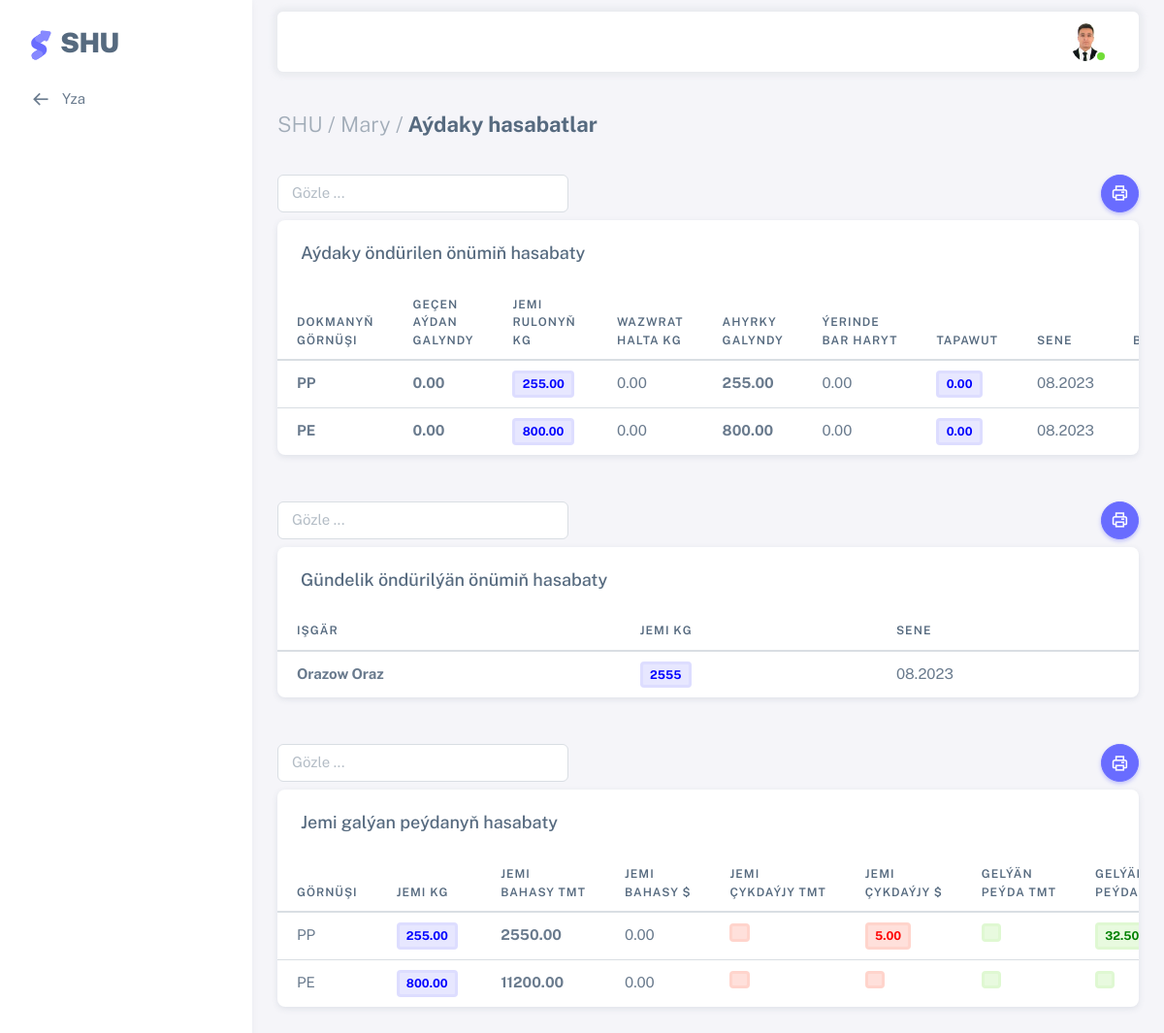
Screenshot of /dokma_seh_hasabat/3/ (signed in) with the database file from the repository.
### users/models.py (models this page shows, shortened)
class AllUsers(AbstractUser):
    username = models.CharField(max_length=100, unique=True)
    office = models.ForeignKey(Office, on_delete=models.CASCADE, null=True)
    sehs = models.ForeignKey(Sehler, related_name='user_sehs', on_delete=models.CASCADE, null=True, blank=True)
    bolum = models.ForeignKey(Bolum, on_delete=models.CASCADE,null=True)
    wez = models.ForeignKey(Wez, on_delete=models.CASCADE, null=True)
    first_name = models.CharField(max_length=100)
    last_name = models.CharField(max_length=100)
    middle_name = models.CharField(max_length=100, null=True, blank=True)
    birth_date = models.DateField("Doglan senesi", default=timezone.now)
    tel = models.CharField("Telefon belgisi", max_length=12, null=True, blank=True)
    email = models.EmailField(unique=True)
    address = models.TextField(null=True, blank=True)
    user_code = models.CharField(max_length=12, unique=True, default=random_string, null=True, blank=True)
    image = models.ImageField(default='default.png', upload_to='profile_pics')

class Office(models.Model):
    name = models.CharField("Edara-kärhananyň ady", max_length=1000, null=True, blank=True)
    tel = models.CharField("Telefon belgisi", null=True, blank=True, max_length=12)
    reg_num = models.CharField("reg nomer", max_length=100, null=True, blank=True,)
    ind_num = models.CharField("indeks nomer", max_length=100, null=True, blank=True,)
    kpp_num = models.CharField(max_length=100, null=True, blank=True)
    address = models.TextField("Salgysy", null=True, blank=True)
    description = models.TextField("Gysga beyany", null=True, blank=True)
    slug = models.SlugField(max_length=300, unique=True, db_index=True, verbose_name="URL")
    def __str__(self):
        return self.name
    class Meta:
        verbose_name = 'Edara-kärhana'
        verbose_name_plural = 'Edara-kärhanalar'

class Other_users(models.Model):
    faa = models.CharField("F.A.A", max_length=100, blank=True,null=True)
    office = models.ForeignKey(Office, on_delete=models.CASCADE, blank=True,null=True)
    seh = models.ForeignKey(Sehler, on_delete=models.CASCADE, blank=True,null=True)
    wez = models.ForeignKey(Wez_other, on_delete=models.CASCADE, blank=True,null=True)
    birth_date = models.DateField("Doglan senesi", default=timezone.now)
    address = models.TextField("Öý salgysy",null=True, blank=True)
    user_code = models.CharField(max_length=12, unique=True, default=random_string, null=True, blank=True)
    sene = models.DateField("Senesi", default=timezone.now, null=True, blank=True)
    class Meta:
        verbose_name = 'Başga işgär'
        verbose_name_plural = 'Başga işgärler'

### shu/models.py (models this page shows, shortened)
class AydakyDokma_hasabat(models.Model):
    zakaz_user = models.ForeignKey(Other_users, on_delete=models.CASCADE, null=True, blank=True)
    zakaz_code = models.CharField("Zakaz belgisi",max_length=1000, blank=True, null=True)
    sehs = models.ForeignKey(Sehler, on_delete=models.CASCADE, null=True, blank=True)
    d_gornusi = models.ForeignKey(Halta_gornus, on_delete=models.CASCADE, null=True)
    cykrulon_bahasy_m = models.DecimalField("Çykan rulonyň bahasy TMT",default=0,max_digits=10, decimal_places=2, null=True, blank=True)
    cykrulon_bahasy_d = models.DecimalField("Çykan rulonyň bahasy $",default=0,max_digits=10, decimal_places=2, null=True, blank=True)
    gecenay_galyndy = models.DecimalField("Geçen aýdaky galyndy",default=0,max_digits=10, decimal_places=2, null=True, blank=True)
    jemi_dok_rulon = models.DecimalField("Jemi aýdaky dokalan rulonyň kg",default=0,max_digits=10, decimal_places=3, null=True, blank=True)
    satylan_dokma_kg = models.DecimalField("Jemi aýdaky satylan dokmanyň kg",default=0,max_digits=10, decimal_places=3, null=True, blank=True)
    wozwrat = models.DecimalField("Jemi aýdaky wozwrat",default=0,max_digits=10, decimal_places=3, null=True, blank=True)
    ahyrky_galyndy = models.DecimalField("Jemi aýdaky ahyrky galyndy kg",default=0,max_digits=10, decimal_places=2, null=True, blank=True)
    yerinde_bar_haryt = models.DecimalField("Jemi aýdaky ýerinde bar harydyň kg",default=0,max_digits=10, decimal_places=3, null=True, blank=True)
    tapawudy = models.DecimalField("Aýdaky tapawut",default=0,max_digits=10, decimal_places=3, null=True, blank=True)
    bellik = models.TextField("Bellik",null=True, blank=True)
    sene = models.DateField("Senesi", default=timezone.now, null=True, blank=True)
    has_sene = models.IntegerField("Senesi",null=True, blank=True, default=None)
    class Meta:
        verbose_name = 'Aýdaky dokalan rulonyň hasabaty'
        verbose_name_plural = 'Aýdaky dokalan rulonlaryň hasabatlary'

class Zakaz_DokmaSwotka(models.Model):
    sehs = models.ForeignKey(Sehler, on_delete=models.CASCADE, null=True, blank=True)
    d_gornusi = models.ForeignKey(Halta_gornus, on_delete=models.CASCADE, null=True)
    jemi_kg = models.DecimalField("Harydyň kg",default=0,max_digits=10, decimal_places=3, null=True, blank=True)
    jemi_baha_m = models.DecimalField("Jemi girdeji bahasy TMT",default=0,max_digits=10, decimal_places=2, null=True, blank=True)
    jemi_baha_d = models.DecimalField("Jemi girdeji bahasy $",default=0,max_digits=10, decimal_places=2, null=True, blank=True)
    cyk_summa = models.DecimalField("Jemi çykdaýjy",max_digits=10, decimal_places=2, null=True, blank=True)
    cyk_summa_dol = models.DecimalField("Jemi çykdaýjy walýuta",max_digits=10, decimal_places=2, null=True, blank=True)
    gal_pey_summa = models.DecimalField("Jemi peýda",max_digits=10, decimal_places=2, null=True, blank=True)
    gal_pey_summa_dol = models.DecimalField("Jemi peýda walýuta",max_digits=10, decimal_places=2, null=True, blank=True)
    bellik = models.TextField("Bellik", max_length=1000, blank=True)
    sene = models.DateField("senesi", default=timezone.now, null=True, blank=True)
    has_sene = models.IntegerField("Senesi id",null=True, blank=True, default=None)
    class Meta:
        verbose_name = 'Dokma seh peýda swotka'
        verbose_name_plural = 'Dokma seh peýda swotkalar'

### shu/views.py (the view)
# urls.py: path('dokma_seh_hasabat/<int:pk>/', views.Dokmaseh_hasabat, name='dokma-seh-hasabat'),
@login_required(login_url='login')
def Dokmaseh_hasabat(request,pk):
    page_title = _('Aýdaky hasabatlar')
    tt=Other_users.objects.filter(wez="1")
    sh=Sehler.objects.filter(pr_seh_id=pk).first()
    ayjem = AydakyDokma_hasabat.objects.filter(sehs_id=sh.pk).annotate(month=TruncMonth('sene'),gornus=F('d_gornusi__name'),onum=F('jemi_dok_rulon')).values('month', 'gornus','onum','id','gecenay_galyndy','satylan_dokma_kg','wozwrat','ahyrky_galyndy','yerinde_bar_haryt','tapawudy','bellik').order_by("sene")
    tikinci_sany=Gundelik_dokma.objects.filter(sehs_id=sh.pk).annotate(month=TruncMonth('sene'),).values('user__faa','month').distinct().annotate(sany=Sum(F('cykrulon_kg'))).order_by("month")
    zak_sw=Zakaz_DokmaSwotka.objects.filter(sehs_id=sh.pk).annotate(month=TruncMonth('sene'),gornus=F('d_gornusi__name'),onum=F('jemi_kg')).values('month', 'gornus','onum','id','jemi_baha_m','jemi_baha_d','cyk_summa','cyk_summa_dol','gal_pey_summa','gal_pey_summa_dol','bellik').order_by("sene")
    pkk=sh.pk
    paginator = Paginator(ayjem, 10)
    page = request.GET.get('page')
    try:
        myuser = paginator.get_page(page)
    except PageNotAnInteger:
        myuser = paginator.page(1)
    except EmptyPage:
        myuser = paginator.page(paginator.num_pages)
    context = {'title': page_title,'myuser':myuser,'tikinci_sany':tikinci_sany,'zak_sw':zak_sw,'pkk':pkk}
    return render(request, 'shu/dokmaseh_hasabatlar.html', context)

### users/models.py (called while the page is built)
    def __str__(self):
        return self.name

### shu/templates/shu/dokmaseh_hasabatlar.html (shortened to what this page needs)
{% extends 'shu/base.html' %}
{% load i18n %}
{% load crispy_forms_tags %}
{% load static %}
{% block menu %}
<li class="menu-item">
  <a href="{% url 'dokma-seh' pkk %}" class="menu-link">
    <i class="menu-icon tf-icons bx bx-arrow-back"></i>
    <div>Yza</div>
  </a>
</li>
{% endblock %}
{% block content %}
<div class="content-wrapper">
  <div class="container-xxl flex-grow-1 container-p-y">
      <h4 class="fw-bold py-3 mb-4"><span class="text-muted fw-light">SHU / {{ user.office|default_if_none:"" }} /</span> {{ title }}</h4>
    <a><button style="float:right;" onclick="printData()" class="btn rounded-pill btn-icon btn-primary"> <i class="tf-icons bx bx-printer"></i></button>
    <input class="form-control mb-2" style="width:300px;" id='myInput' onkeyup='myFunction()' type='text' placeholder="Gözle ..."></a>
    <div class="card" id="printTable">
      <h5 class="card-header">Aýdaky öndürilen önümiň hasabaty</h5>
      <div class="table-responsive text-nowrap">
        <table class="table table-hover" id="myTable">
          <thead>
            <tr>
              <th>Dokmanyň<br> görnüşi</th>
              <th>Geçen<br> aýdan<br> galyndy</th>
              <th>Jemi<br> rulonyň<br> kg</th>
              <th>Wazwrat<br> halta kg</th>
              <th>Ahyrky<br> galyndy</th>
              <th>Ýerinde<br> bar haryt</th>
              <th>Tapawut</th>
              <th>Sene</th>
              <th>Bellik</th>
            </tr>
          </thead>
          <tbody class="table-border-bottom-0">
            {% for deg in myuser %}
            <tr>
              <td><strong>{{deg.gornus|default_if_none:""}}</strong></td>
              <td><strong>{{deg.gecenay_galyndy|floatformat:2|default_if_none:""}}</strong></td>
              <td><span class="badge bg-label-primary border-light-primary me-1"><strong style="color:Blue;">{{deg.onum|floatformat:2|default_if_none:""}}</strong></span></td>
              <td>{{deg.wozwrat|floatformat:2|default_if_none:""}}</td>
              <td><strong>{{deg.ahyrky_galyndy|floatformat:2|default_if_none:""}}</strong></td>
              <td>{{deg.yerinde_bar_haryt|floatformat:2|default_if_none:""}}</td>
              <td><span class="badge bg-label-primary border-light-primary me-1"><strong style="color:Blue;">{{deg.tapawudy|floatformat:2|default_if_none:""}}</strong></span></td>
              <td>{{deg.month|date:"m.Y"}}</td>
              <td>{{deg.bellik|default_if_none:""}}</td>
            </tr>
            {% endfor %}
          </tbody>
        </table>
      </div>
    </div>
    <a><button style="float:right;" onclick="printData1()" class="btn rounded-pill btn-icon btn-primary"> <i class="tf-icons bx bx-printer"></i></button>
    <input class="form-control mb-2 mt-5" style="width:300px;" id='myInput1' onkeyup='myFunction1()' type='text' placeholder="Gözle ..."></a>
    <div class="card" id="printTable1">
      <h5 class="card-header">Gündelik öndürilýän önümiň hasabaty</h5>
      <div class="table-responsive text-nowrap">
        <table class="table table-hover" id="myTable1">
          <thead>
            <tr>
              <th>Işgär</th>
              <th>Jemi kg</th>
              <th>Sene</th>
            </tr>
          </thead>
          <tbody class="table-border-bottom-0">
            {% for deg in tikinci_sany %}
            <tr>
              <td><strong>{{deg.user__faa|default_if_none:""}}</strong></td>
              <td><span class="badge bg-label-primary border-light-primary me-1"><strong style="color:Blue;">{{deg.sany|default_if_none:""}}</strong></span></td>
              <td>{{deg.month|date:"m.Y"}}</td>
            </tr>
            {% endfor %}
          </tbody>
        </table>
      </div>
    </div>
    <a><button style="float:right;" onclick="printData2()" class="btn rounded-pill btn-icon btn-primary"> <i class="tf-icons bx bx-printer"></i></button>
    <input class="form-control mb-2 mt-5" style="width:300px;" id='myInput2' onkeyup='myFunction2()' type='text' placeholder="Gözle ..."></a>
    <div class="card mb-5" id="printTable2">
      <h5 class="card-header">Jemi galýan peýdanyň hasabaty</h5>
      <div class="table-responsive text-nowrap">
        <table class="table table-hover" id="myTable2">
          <thead>
            <tr>
              <th>Görnüşi</th>
              <th>Jemi kg</th>
              <th>Jemi<br>bahasy TMT</th>
              <th>Jemi<br>bahasy $</th>
              <th>Jemi<br>çykdaýjy TMT</th>
              <th>Jemi<br>çykdaýjy $</th>
              <th>Gelýän<br>peýda TMT</th>
              <th>Gelýän<br>peýda $</th>
            </tr>
          </thead>
          <tbody class="table-border-bottom-0">
            {% for deg in zak_sw %}
            <tr>
              <td>{{deg.gornus|default_if_none:""}}</td>
              <td><span class="badge bg-label-primary border-light-primary me-1"><strong style="color:Blue;">{{deg.onum|floatformat:2|default_if_none:""}}</strong></span></td>
              <td><strong>{{deg.jemi_baha_m|floatformat:2|default_if_none:""}}</strong></td>
              <td>{{deg.jemi_baha_d|floatformat:2|default_if_none:""}}</td>
              <td><span class="badge bg-label-danger border-light-danger me-1"><strong style="color:Red;">{{deg.cyk_summa|floatformat:2|default_if_none:""}}</strong></span></td>
              <td><span class="badge bg-label-danger border-light-danger me-1"><strong style="color:Red;">{{deg.cyk_summa_dol|floatformat:2|default_if_none:""}}</strong></span></td>
              <td><span class="badge bg-label-success border-light-success me-1"><strong style="color:Green;">{{deg.gal_pey_summa|floatformat:2|default_if_none:""}}</strong></span></td>
              <td><span class="badge bg-label-success border-light-success me-1"><strong style="color:Green;">{{deg.gal_pey_summa_dol|floatformat:2|default_if_none:""}}</strong></span></td>
            </tr>
            {% endfor %}
          </tbody>
        </table>
      </div>
    </div>
  </div>
</div>
{% endblock content %}

### templates/include/header.html (shortened to what this page needs)
	{% load static i18n %}
	{% load crispy_forms_tags %}
		<nav class="layout-navbar container-xxl navbar navbar-expand-xl navbar-detached align-items-center bg-navbar-theme" id="layout-navbar">
		  <div class="navbar-nav-right d-flex align-items-center" id="navbar-collapse">
			<ul class="navbar-nav flex-row align-items-center ms-auto">
			  <li class="nav-item navbar-dropdown dropdown-user dropdown">
				<a class="nav-link dropdown-toggle hide-arrow" href="javascript:void(0);" data-bs-toggle="dropdown">
				  <div class="avatar avatar-online">
					<img src="{{ user.image.url }}" onerror="this.onerror=null;this.src='{% static 'assets/img/avatars/default.png' %}'" alt class="w-px-30 h-auto rounded-circle" />
				  </div>
				</a>
			  </li>
			</ul>
		  </div>
		</nav>

### rows the page displays
AllUsers: image (picture), office "Mary"
AydakyDokma_hasabat: gornus "PP", gecenay_galyndy "0.00", onum "255.00", wozwrat "0.00", ahyrky_galyndy "255.00", yerinde_bar_haryt "0.00", tapawudy "0.00", month "08.2023"
AydakyDokma_hasabat: gornus "PE", gecenay_galyndy "0.00", onum "800.00", wozwrat "0.00", ahyrky_galyndy "800.00", yerinde_bar_haryt "0.00", tapawudy "0.00", month "08.2023"
Other_users: user__faa "Orazow Oraz", sany "2555", month "08.2023"
Zakaz_DokmaSwotka: gornus "PP", onum "255.00", jemi_baha_m "2550.00", jemi_baha_d "0.00", cyk_summa_dol "5.00", gal_pey_summa_dol "32.50"
Zakaz_DokmaSwotka: gornus "PE", onum "800.00", jemi_baha_m "11200.00", jemi_baha_d "0.00"

### other values shown
{{ title }} "Aýdaky hasabatlar"
